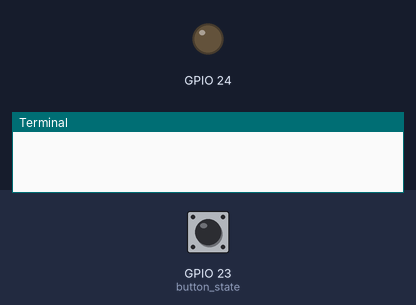
Recording of a program running on a simulated Raspberry Pi (BCM pin numbers). Parts: output pins drawn as LEDs (lit = HIGH), the last lines printed to the terminal. The inputs (shaded band) are chosen by the test bench; at power-on: GPIO 23 (button_state) HIGH.

Above: at 1.2 s.
1.3 s: GPIO 23 (button_state) pulled LOW for 0.15 s
At 2.2 s:
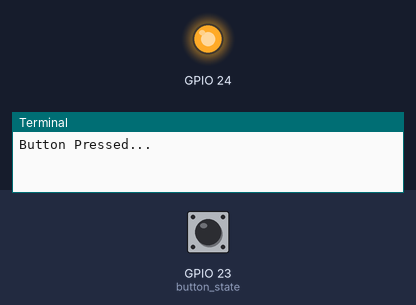
Timing chart, 0 to 4.3 s (numbered marks = the images above; inputs shaded):
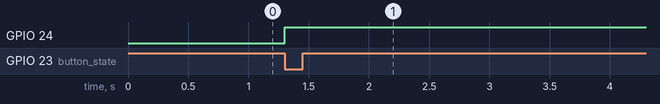

The program:

ledAndButton2.py
```python
import RPi.GPIO as GPIO
import time

GPIO.setmode(GPIO.BCM)

GPIO.setup(23, GPIO.IN, pull_up_down=GPIO.PUD_UP)#Button to GPIO23
GPIO.setup(24, GPIO.OUT)  #LED to GPIO24

while True:
    button_state = GPIO.input(23)
    if button_state == False:
        GPIO.output(24, True)
        print('Button Pressed...')
        time.sleep(0.2)
```

Measured:
- after the input at 1.3 s, GPIO 24: LOW → HIGH at once
